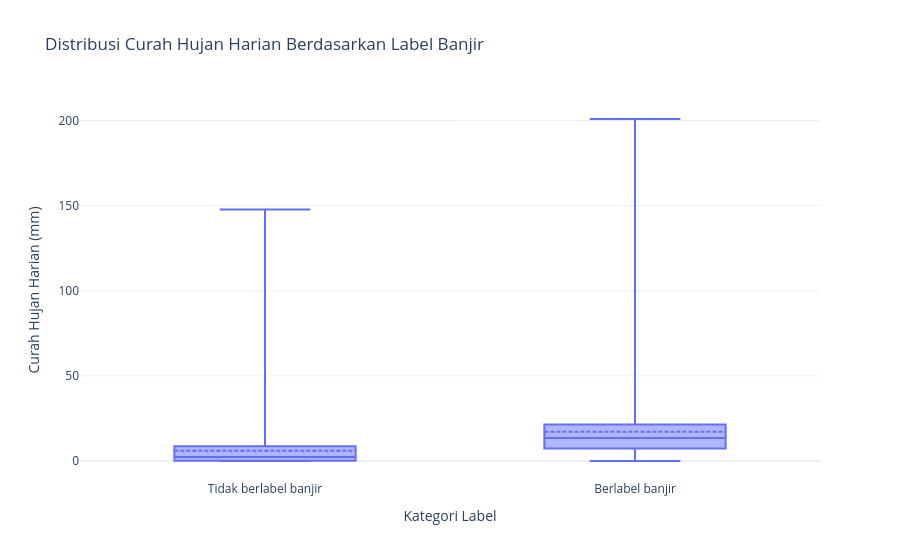

This figure's notebook cell:
### Code cell
# ANALISIS HUBUNGAN CURAH HUJAN DENGAN LABEL BANJIR

perbandingan_hujan = (
    df.group_by("flood_label")
    .agg(
        pl.len().alias("jumlah_observasi"),
        pl.col("rain_1d").mean().alias("rata_rata_hujan"),
        pl.col("rain_1d").median().alias("median_hujan"),
        pl.col("rain_1d").quantile(0.25).alias("Q1"),
        pl.col("rain_1d").quantile(0.75).alias("Q3")
    )
    .sort("flood_label")
)

print("=== PERBANDINGAN CURAH HUJAN BERDASARKAN LABEL BANJIR ===")
print(perbandingan_hujan)

# MENGAMBIL SAMPEL UNTUK VISUALISASI
# Statistik di atas tetap dihitung dari seluruh dataset.

sampel_hujan = pl.concat([
    df.filter(pl.col("flood_label") == 0)
      .sample(n=5000, seed=42),

    df.filter(pl.col("flood_label") == 1)
      .sample(n=5000, seed=42)
])

data_boxplot = sampel_hujan.select(
    "flood_label",
    "rain_1d"
).to_pandas()

data_boxplot["kategori_label"] = data_boxplot[
    "flood_label"
].map({
    0.0: "Tidak berlabel banjir",
    1.0: "Berlabel banjir"
})

# VISUALISASI 5
fig5 = px.box(
    data_boxplot,
    x="kategori_label",
    y="rain_1d",
    points=False,
    title="Distribusi Curah Hujan Harian Berdasarkan Label Banjir",
    labels={
        "kategori_label": "Kategori Label",
        "rain_1d": "Curah Hujan Harian (mm)"
    }
)

fig5.update_traces(boxmean=True)

fig5.update_layout(
    template="plotly_white",
    yaxis_title="Curah Hujan Harian (mm)"
)

fig5.show()

### Figure 1 — Plotly figure (JSON) as saved in the notebook; plotly's stock layout.template omitted (floating-point values rounded to 4 significant figures; data arrays with more than 128 entries replaced by an {"elided": "..."} marker saying what was removed)
{"data": [{"alignmentgroup": "True", "boxmean": true, "boxpoints": false, "hovertemplate": "Kategori Label=%{x}<br>Curah Hujan Harian (mm)=%{y}<extra></extra>", "legendgroup": "", "marker": {"color": "#636efa"}, "name": "", "notched": false, "offsetgroup": "", "orientation": "v", "showlegend": false, "type": "box", "x": {"elided": "10000 str values"}, "x0": " ", "xaxis": "x", "y": {"elided": "10000 float values"}, "y0": " ", "yaxis": "y"}], "layout": {"boxmode": "group", "legend": {"tracegroupgap": 0}, "title": {"text": "Distribusi Curah Hujan Harian Berdasarkan Label Banjir"}, "xaxis": {"anchor": "y", "domain": [0, 1], "title": {"text": "Kategori Label"}}, "yaxis": {"anchor": "x", "domain": [0, 1], "title": {"text": "Curah Hujan Harian (mm)"}}}}
